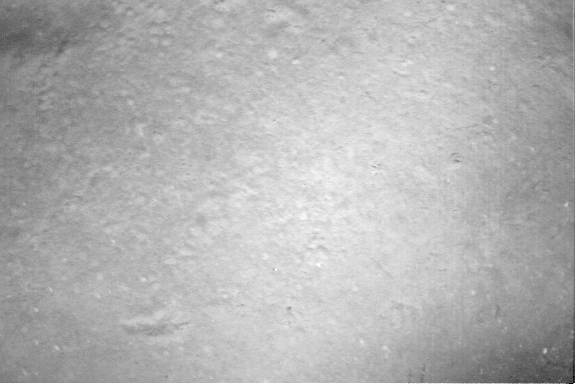
#> input picture HW3/29images/column_1/ESC.970622_023824.0546.tif, 576 x 384 px, found by its file name; its folder holds only this picture in this run
$ jupyter execute --allow-errors hw3b.ipynb
#> lines starting #> are read from the running program, lines starting #| are printed output that depends on the picture
For this part, we will now try to extend the last part to 29 images instead of 6 images. In this case, some of the images will be strictly of mostly featureless mud so we will apply CLAHE to help bring out the features

[cell 1]
import cv2
import numpy as np
import matplotlib.pyplot as plt
import gtsam
import itertools
import gtsam.utils.plot
import os

We will first load in all of our images and convert them to greyscale for CLAHE

[cell 2]
path_to_image_folders = '/Users/Documents/Northeastern/EECE 7150/HW3/29images'
dirs = os.listdir(path_to_image_folders)
dirs.sort()
grey_imgs = []
imgs = []

for dir in dirs:
    path_to_dirs = os.path.join(path_to_image_folders, dir)
    images_names = os.listdir(path_to_dirs)
    images_names.sort()
    for image in images_names:
        path_to_image = os.path.join(path_to_dirs, image)
        img = cv2.imread(path_to_image)
#> img is the input picture: shape (384, 576, 3); min 0, max 255, mean 178.8

        grey_img = cv2.cvtColor(img, cv2.COLOR_BGR2GRAY)
        img = cv2.cvtColor(img, cv2.COLOR_BGR2RGB)

        grey_imgs.append(grey_img)
        imgs.append(img)

We will now apply CLAHE to the images and store these images

[cell 3]
# Normalize images with clahe and with minmax
height, width, _ = imgs[0].shape
#> height = 384; width = 576
norms = np.zeros([height, width])
norm_imgs = grey_imgs
#> norm_imgs = 2 items
imgs_norm = imgs
#> imgs_norm = 2 items
clahe = cv2.createCLAHE()
for i in range(len(imgs)):
   imgs_norm[i] = cv2.normalize(imgs[i], norms, 0, 255, cv2.NORM_MINMAX)
   norm_imgs[i] = clahe.apply(norm_imgs[i])
#> this loop made 2 passes

We'll now define our series of functions to get our features and match the features between images. This could be applied to any set of images like between 2-5 and 3-6.

[cell 4]
# Define which method to use to compute features and keypoints
def get_descriptor(img, method=None):
#> called with method = 'sift'
    if method == 'sift':
        descriptor = cv2.SIFT_create(nfeatures=4000, nOctaveLayers=12, contrastThreshold=0.025, sigma=1.5)
    elif method == 'orb':
        descriptor = cv2.ORB_create()

    (keypoints, features) = descriptor.detectAndCompute(img, None)
#> keypoints = 4000 keypoints; strongest (x, y, size): (325, 200, 2.2), (188, 174, 1.8), (377, 174, 1.8), (289, 322, 2.4)
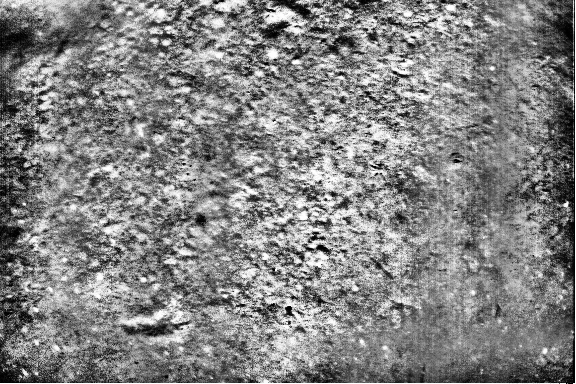
#> img: shape (384, 576); min 0, max 255, mean 131.1
    return keypoints, features

[cell 5]
def match_keypoints(image_one, image_two, show_result = False):

    kps_img_one, feat_img_one = get_descriptor(image_one, 'sift') # getting keypoints, and descriptors for source img
#> kps_img_one has the same summary as keypoints in get_descriptor
    kps_img_two, feat_img_two = get_descriptor(image_two, 'sift') # getting keypoints, and descriptors for destn img
#> call 2 of get_descriptor, with method = 'sift'
#> in get_descriptor (call 2), `(keypoints, features) = descriptor.detectAndCompute(img, None)`: keypoints = 4000 keypoints; strongest (x, y, size): (276, 270, 1.7), (401, 23, 2), (116, 36, 1.8), (440, 322, 1.8)
#> in get_descriptor (call 2), `(keypoints, features) = descriptor.detectAndCompute(img, None)`:
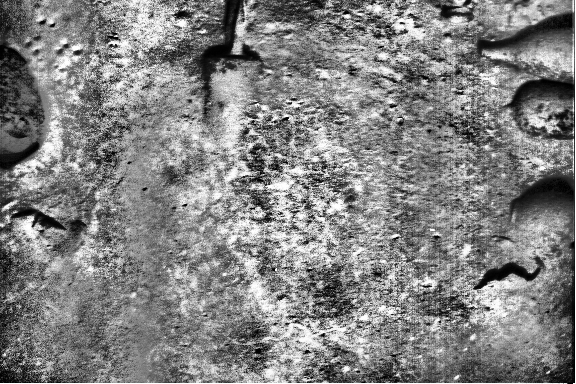
#> img: shape (384, 576); min 0, max 255, mean 130.1
#> kps_img_two has the same summary as keypoints in get_descriptor

    # Flann based matcher
    FLAN_INDEX_KDTREE = 0
    index_params = dict(algorithm = FLAN_INDEX_KDTREE, trees=5)
    search_params = dict(checks=50)
    flann = cv2.FlannBasedMatcher(index_params, search_params)

    matches = flann.knnMatch(feat_img_one, feat_img_two,k=2)
#> matches = 4000 matches

    img_one_pts = []
    img_two_pts = []
    good = []

    # Use Lowe's ratio test and append the points that qualify
    for m,n in matches:
        if m.distance < 0.7*n.distance:
            good.append([m])
            img_one_pts.append(kps_img_one[m.queryIdx].pt)
            img_two_pts.append(kps_img_two[m.trainIdx].pt)
#> after the loop, good = []; img_one_pts = []; img_two_pts = []

    if show_result:
        img3 = cv2.drawMatchesKnn(image_one,kps_img_one,image_two,kps_img_two, good[:50], None,
                              matchColor=(0, 255, 0), matchesMask=None,
                              singlePointColor=(255, 0, 0), flags=0)
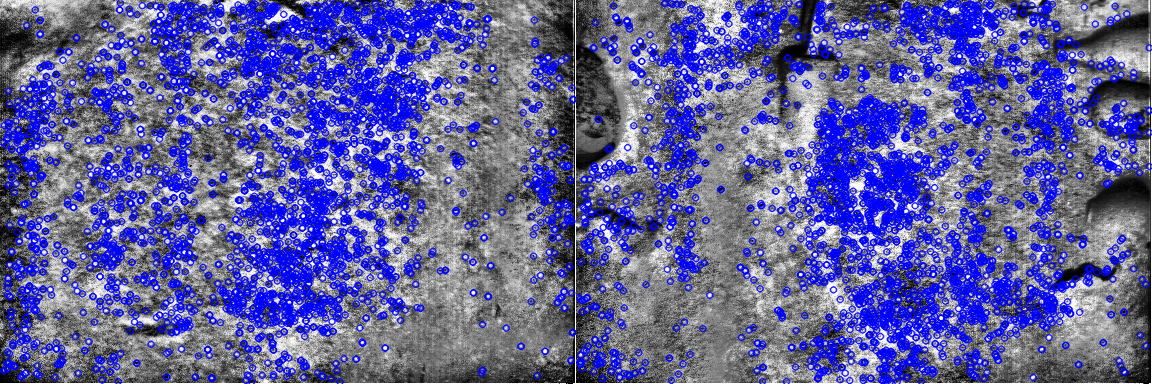
#> img3: shape (384, 1152, 3); mean of channels 0, 1, 2 159.2, 97.1, 97.1; drawn as B, G, R
        plt.figure(figsize=(20,8))
        plt.imshow(img3)
        plt.show()

    return np.array(img_one_pts), np.array(img_two_pts)

[cell 6]
matches = match_keypoints(norm_imgs[0], norm_imgs[1], show_result=True)
#> matches = (empty array, empty array)
